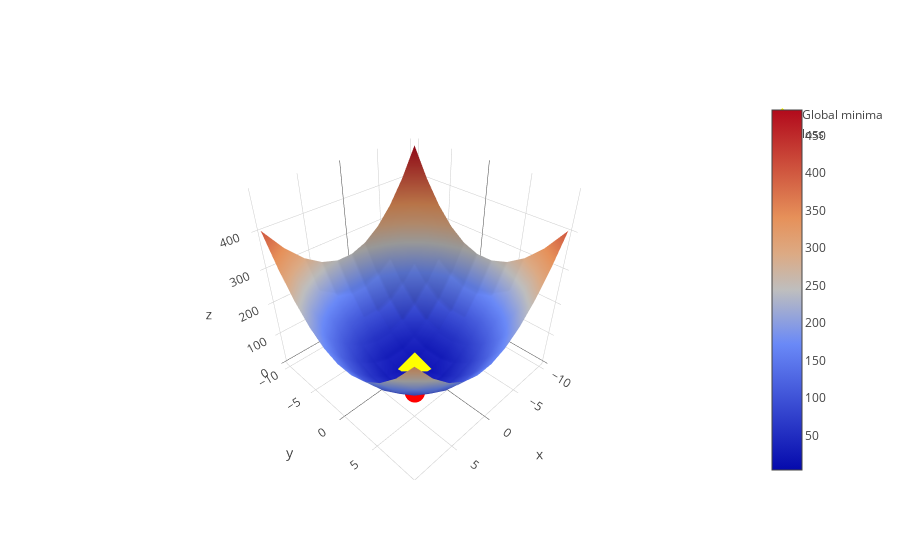

Notebook cell for this chart:
### Code cell
loss_landscape(4,4)

### Figure 1 — Plotly figure (JSON) as saved in the notebook; plotly's stock layout.template omitted (floating-point values rounded to 4 significant figures)
{"data": [{"name": "loss functions landscape", "type": "surface", "x": [[-10, -10, -10, -10, -10, -10, -10, -10, -10, -10, -10], [-8, -8, -8, -8, -8, -8, -8, -8, -8, -8, -8], [-6, -6, -6, -6, -6, -6, -6, -6, -6, -6, -6], [-4, -4, -4, -4, -4, -4, -4, -4, -4, -4, -4], [-2, -2, -2, -2, -2, -2, -2, -2, -2, -2, -2], [0, 0, 0, 0, 0, 0, 0, 0, 0, 0, 0], [2, 2, 2, 2, 2, 2, 2, 2, 2, 2, 2], [4, 4, 4, 4, 4, 4, 4, 4, 4, 4, 4], [6, 6, 6, 6, 6, 6, 6, 6, 6, 6, 6], [8, 8, 8, 8, 8, 8, 8, 8, 8, 8, 8], [10, 10, 10, 10, 10, 10, 10, 10, 10, 10, 10]], "y": [[-10, -8, -6, -4, -2, 0, 2, 4, 6, 8, 10], [-10, -8, -6, -4, -2, 0, 2, 4, 6, 8, 10], [-10, -8, -6, -4, -2, 0, 2, 4, 6, 8, 10], [-10, -8, -6, -4, -2, 0, 2, 4, 6, 8, 10], [-10, -8, -6, -4, -2, 0, 2, 4, 6, 8, 10], [-10, -8, -6, -4, -2, 0, 2, 4, 6, 8, 10], [-10, -8, -6, -4, -2, 0, 2, 4, 6, 8, 10], [-10, -8, -6, -4, -2, 0, 2, 4, 6, 8, 10], [-10, -8, -6, -4, -2, 0, 2, 4, 6, 8, 10], [-10, -8, -6, -4, -2, 0, 2, 4, 6, 8, 10], [-10, -8, -6, -4, -2, 0, 2, 4, 6, 8, 10]], "z": [[484, 404, 340, 292, 260, 244, 244, 260, 292, 340, 404], [404, 324, 260, 212, 180, 164, 164, 180, 212, 260, 324], [340, 260, 196, 148, 116, 100, 100, 116, 148, 196, 260], [292, 212, 148, 100, 68, 52, 52, 68, 100, 148, 212], [260, 180, 116, 68, 36, 20, 20, 36, 68, 116, 180], [244, 164, 100, 52, 20, 4, 4, 20, 52, 100, 164], [244, 164, 100, 52, 20, 4, 4, 20, 52, 100, 164], [260, 180, 116, 68, 36, 20, 20, 36, 68, 116, 180], [292, 212, 148, 100, 68, 52, 52, 68, 100, 148, 212], [340, 260, 196, 148, 116, 100, 100, 116, 148, 196, 260], [404, 324, 260, 212, 180, 164, 164, 180, 212, 260, 324]]}, {"marker": {"color": "yellow", "size": 10, "symbol": "diamond"}, "mode": "markers", "name": "Global minima", "type": "scatter3d", "x": [1], "y": [1], "z": [4]}, {"marker": {"color": "red", "size": 7}, "mode": "markers", "name": "loss", "type": "scatter3d", "x": [4], "y": [4], "z": [36]}], "layout": {}}
